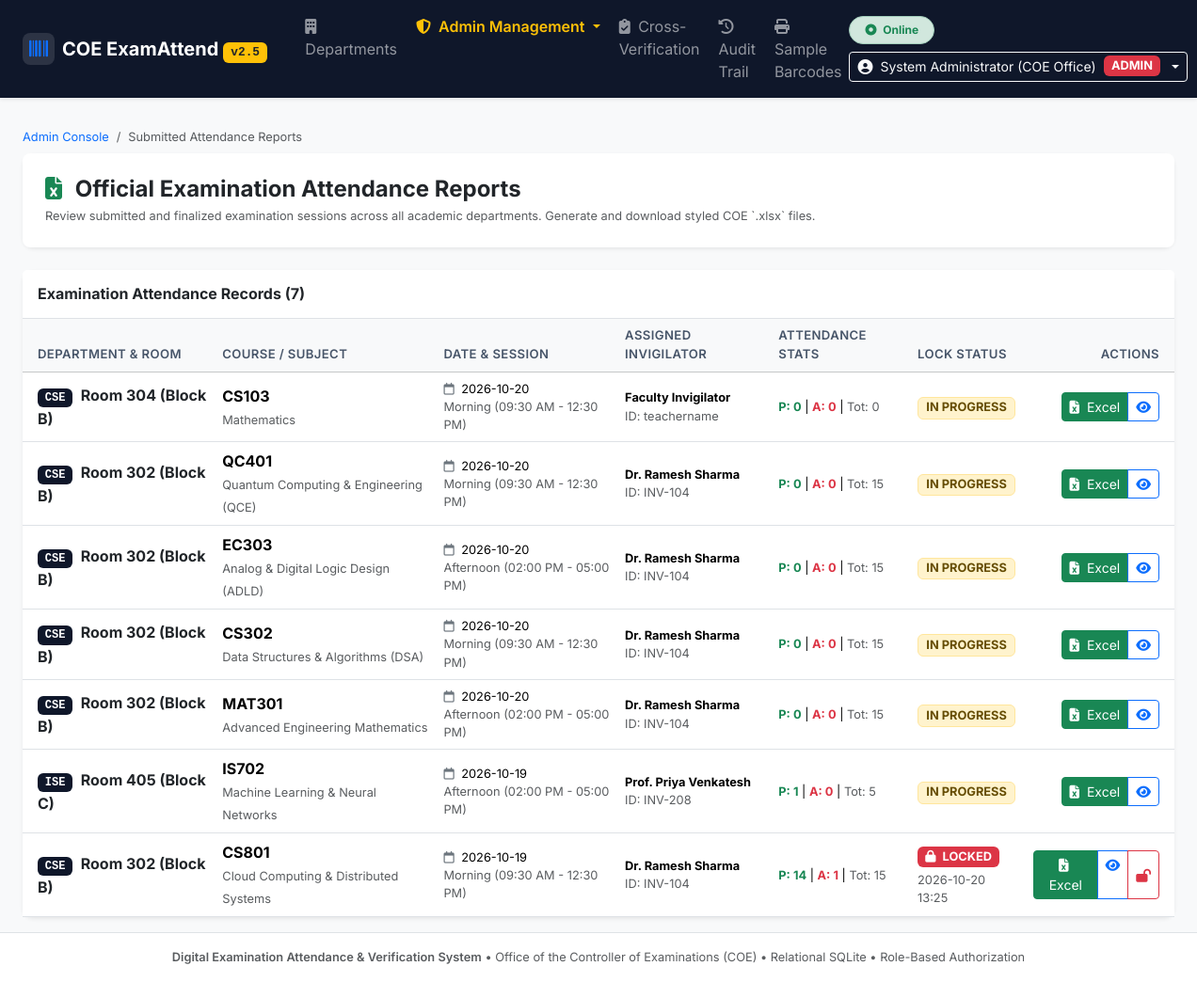
The page /admin/reports (signed in) on the database its author committed.
### tables this page shows
CREATE TABLE exam_sessions (
        id INTEGER PRIMARY KEY AUTOINCREMENT,
        course_code TEXT NOT NULL,
        course_name TEXT NOT NULL,
        exam_date TEXT NOT NULL,
        exam_session TEXT NOT NULL,
        room_number TEXT NOT NULL,
        qp_code TEXT NOT NULL,
        invigilator_name TEXT NOT NULL,
        invigilator_id TEXT NOT NULL,
        status TEXT DEFAULT 'IN_PROGRESS', -- 'IN_PROGRESS', 'LOCKED'
        locked_at TEXT,
        locked_by TEXT,
        created_at TEXT DEFAULT CURRENT_TIMESTAMP
    , exam_id INTEGER, subject_id INTEGER, department_id INTEGER, classroom_id INTEGER, invigilator_user_id INTEGER, submitted_at TEXT);

CREATE TABLE departments (
        id INTEGER PRIMARY KEY AUTOINCREMENT,
        code TEXT UNIQUE NOT NULL,
        name TEXT NOT NULL,
        created_at TEXT DEFAULT CURRENT_TIMESTAMP
    );

### app.py (the view)
@app.route('/admin/reports')
@admin_required
def admin_reports_view():
    conn = get_db()
    cursor = conn.cursor()
    cursor.execute('''
        SELECT
            s.*,
            d.code as dept_code,
            (SELECT COUNT(*) FROM students WHERE session_id = s.id) as total_count,
            (SELECT COUNT(*) FROM students WHERE session_id = s.id AND attendance_status = 'PRESENT') as present_count,
            (SELECT COUNT(*) FROM students WHERE session_id = s.id AND attendance_status = 'ABSENT') as absent_count
        FROM exam_sessions s
        LEFT JOIN departments d ON s.department_id = d.id
        ORDER BY s.id DESC
    ''')
    sessions = [dict(row) for row in cursor.fetchall()]
    conn.close()
    return render_template('admin/admin_reports.html', sessions=sessions)

### app.py (called while the page is built)
def admin_required(f):
    @wraps(f)
    def decorated_function(*args, **kwargs):
        if not session.get('user_id'):
            if request.path.startswith('/api/'):
                return jsonify({'success': False, 'message': 'Authentication required.'}), 401
            return redirect(url_for('login', next=request.path))
        if session.get('role') != 'ADMIN':
            if request.path.startswith('/api/'):
                return jsonify({'success': False, 'message': 'Administrative privileges required.'}), 403
            flash('Access denied: Administrative privileges required.', 'danger')
            return redirect(url_for('departments_view'))
        return f(*args, **kwargs)
    return decorated_function

### database.py (called while the page is built)
def get_db(db_path=None):
    path = db_path or DB_PATH
    conn = sqlite3.connect(path, timeout=30.0)
    try:
        conn.execute("PRAGMA journal_mode=WAL;")
    except Exception:
        pass
    conn.execute("PRAGMA busy_timeout=15000;")
    conn.execute("PRAGMA foreign_keys=ON;")
    conn.row_factory = sqlite3.Row
    return conn

### templates/admin/admin_reports.html (shortened to what this page needs)
{% extends 'base.html' %}
{% block content %}
<div class="container-fluid px-3 px-md-4">
    <nav aria-label="breadcrumb" class="mb-2">
        <ol class="breadcrumb fs-7 mb-1">
            <li class="breadcrumb-item"><a href="/admin" class="text-decoration-none">Admin Console</a></li>
            <li class="breadcrumb-item active" aria-current="page">Submitted Attendance Reports</li>
        </ol>
    </nav>
    <div class="card mb-4 border-0 shadow-sm">
        <div class="card-body p-4 bg-white rounded-3">
            <div class="d-flex flex-wrap align-items-center justify-content-between gap-3">
                <div>
                    <h4 class="fw-bold mb-1 text-dark"><i class="fa-solid fa-file-excel text-success me-2"></i> Official Examination Attendance Reports</h4>
                    <p class="text-muted fs-7 mb-0">
                        Review submitted and finalized examination sessions across all academic departments. Generate and download styled COE `.xlsx` files.
                    </p>
                </div>
            </div>
        </div>
    </div>
    <div class="card border-0 shadow-sm bg-white">
        <div class="card-header bg-white py-3 border-bottom d-flex align-items-center justify-content-between">
            <h6 class="fw-bold mb-0 text-dark">Examination Attendance Records ({{ sessions|length }})</h6>
        </div>
        <div class="card-body p-0">
            <div class="table-responsive">
                <table class="table table-hover align-middle mb-0">
                    <thead class="table-light">
                        <tr>
                            <th class="ps-3">Department & Room</th>
                            <th>Course / Subject</th>
                            <th>Date & Session</th>
                            <th>Assigned Invigilator</th>
                            <th>Attendance Stats</th>
                            <th>Lock Status</th>
                            <th class="text-end pe-3">Actions</th>
                        </tr>
                    </thead>
                    <tbody>
                        {% for s in sessions %}
                        <tr>
                            <td class="ps-3">
                                <span class="badge bg-navy text-white font-monospace">{{ s.dept_code }}</span>
                                <strong class="ms-1 text-dark">{{ s.room_number }}</strong>
                            </td>
                            <td>
                                <strong>{{ s.course_code }}</strong><br>
                                <span class="text-muted fs-7">{{ s.course_name }}</span>
                            </td>
                            <td class="fs-7">
                                <div><i class="fa-regular fa-calendar me-1 text-secondary"></i> {{ s.exam_date }}</div>
                                <div class="text-muted">{{ s.exam_session }}</div>
                            </td>
                            <td class="fs-7">
                                <strong>{{ s.invigilator_name }}</strong><br>
                                <span class="text-muted">ID: {{ s.invigilator_id }}</span>
                            </td>
                            <td class="fs-7">
                                <span class="text-success fw-bold">P: {{ s.present_count }}</span> |
                                <span class="text-danger fw-bold">A: {{ s.absent_count }}</span> |
                                <span class="text-muted">Tot: {{ s.total_count }}</span>
                            </td>
                            <td>
                                {% if s.status == 'LOCKED' or s.status == 'SUBMITTED' %}
                                    <span class="badge bg-danger text-white fs-7"><i class="fa-solid fa-lock me-1"></i> LOCKED</span>
                                    <div class="text-muted fs-7 mt-1">{{ s.locked_at[:16] if s.locked_at else '' }}</div>
                                {% else %}
                                    <span class="badge bg-warning-subtle text-warning-emphasis border border-warning-subtle fs-7">IN PROGRESS</span>
                                {% endif %}
                            </td>
                            <td class="text-end pe-3">
                                <div class="btn-group btn-group-sm">
                                    <a href="/download_report/{{ s.id }}" class="btn btn-success btn-sm" title="Download Official COE Excel Report">
                                        <i class="fa-solid fa-file-excel me-1"></i> Excel
                                    </a>
                                    <a href="/sessions/{{ s.id }}/roster" class="btn btn-outline-primary btn-sm" title="Inspect Roster">
                                        <i class="fa-solid fa-eye"></i>
                                    </a>
                                    {% if s.status == 'LOCKED' or s.status == 'SUBMITTED' %}
                                    <button class="btn btn-outline-danger btn-sm" title="Emergency Administrative Unlock" onclick="openUnlockModal({{ s.id }}, '{{ s.course_code }}', '{{ s.room_number }}')">
                                        <i class="fa-solid fa-lock-open"></i>
                                    </button>
                                    {% endif %}
                                </div>
                            </td>
                        </tr>
                        {% endfor %}
                    </tbody>
                </table>
            </div>
        </div>
    </div>
</div>
{% endblock %}

### static/css/style.css (style rules this page uses)
:root { --navy-blue: #0f172a; --navy-surface: #1e293b; --primary-blue: #2563eb; --emerald-green: #059669; --crimson-red: #dc2626; --amber-warning: #d97706; }
body { font-family: 'Inter', system-ui, -apple-system, sans-serif; color: #1e293b; background-color: #f8fafc; }
.bg-navy { background-color: var(--navy-blue) !important; }
.fs-7 { font-size: 0.8rem !important; }
.card { border-radius: 12px; border: 1px solid #e2e8f0; }
.card-header { border-bottom: 1px solid #e2e8f0; }
.table thead th { font-weight: 600; font-size: 0.82rem; text-transform: uppercase; letter-spacing: 0.03em; color: #475569; }

### rows shown on the page
exam_sessions: dept_code "CSE", room_number "Room 304 (Block B)", course_code "CS103", course_name "Mathematics", exam_date "2026-10-20", exam_session "Morning (09:30 AM - 12:30 PM)", invigilator_name "Faculty Invigilator", invigilator_id "teachername", present_count "0", absent_count "0", total_count "0", status "IN PROGRESS"
exam_sessions: dept_code "CSE", room_number "Room 302 (Block B)", course_code "QC401", course_name "Quantum Computing & Engineering (QCE)", exam_date "2026-10-20", exam_session "Morning (09:30 AM - 12:30 PM)", invigilator_name "Dr. Ramesh Sharma", invigilator_id "INV-104", present_count "0", absent_count "0", total_count "15", status "IN PROGRESS"
exam_sessions: dept_code "CSE", room_number "Room 302 (Block B)", course_code "EC303", course_name "Analog & Digital Logic Design (ADLD)", exam_date "2026-10-20", exam_session "Afternoon (02:00 PM - 05:00 PM)", invigilator_name "Dr. Ramesh Sharma", invigilator_id "INV-104", present_count "0", absent_count "0", total_count "15", status "IN PROGRESS"
exam_sessions: dept_code "CSE", room_number "Room 302 (Block B)", course_code "CS302", course_name "Data Structures & Algorithms (DSA)", exam_date "2026-10-20", exam_session "Morning (09:30 AM - 12:30 PM)", invigilator_name "Dr. Ramesh Sharma", invigilator_id "INV-104", present_count "0", absent_count "0", total_count "15", status "IN PROGRESS"
exam_sessions: dept_code "CSE", room_number "Room 302 (Block B)", course_code "MAT301", course_name "Advanced Engineering Mathematics", exam_date "2026-10-20", exam_session "Afternoon (02:00 PM - 05:00 PM)", invigilator_name "Dr. Ramesh Sharma", invigilator_id "INV-104", present_count "0", absent_count "0", total_count "15", status "IN PROGRESS"
exam_sessions: dept_code "ISE", room_number "Room 405 (Block C)", course_code "IS702", course_name "Machine Learning & Neural Networks", exam_date "2026-10-19", exam_session "Afternoon (02:00 PM - 05:00 PM)", invigilator_name "Prof. Priya Venkatesh", invigilator_id "INV-208", present_count "1", absent_count "0", total_count "5", status "IN PROGRESS"
exam_sessions: dept_code "CSE", room_number "Room 302 (Block B)", course_code "CS801", course_name "Cloud Computing & Distributed Systems", exam_date "2026-10-19", exam_session "Morning (09:30 AM - 12:30 PM)", invigilator_name "Dr. Ramesh Sharma", invigilator_id "INV-104", present_count "14", absent_count "1", total_count "15", locked_at "2026-10-20 13:25"

### other values the page prints
{{ session.get('full_name', 'User') }} "System Administrator (COE Office)"
{{ sessions|length }} "7"
